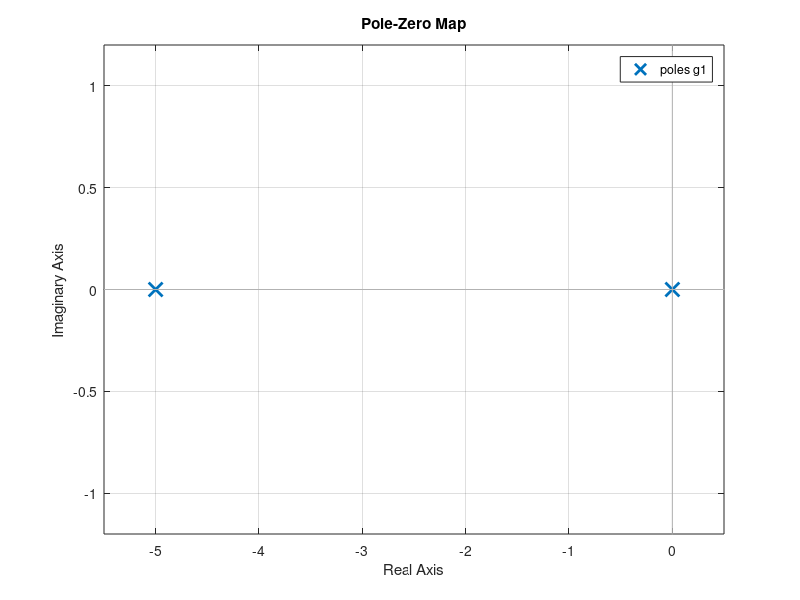
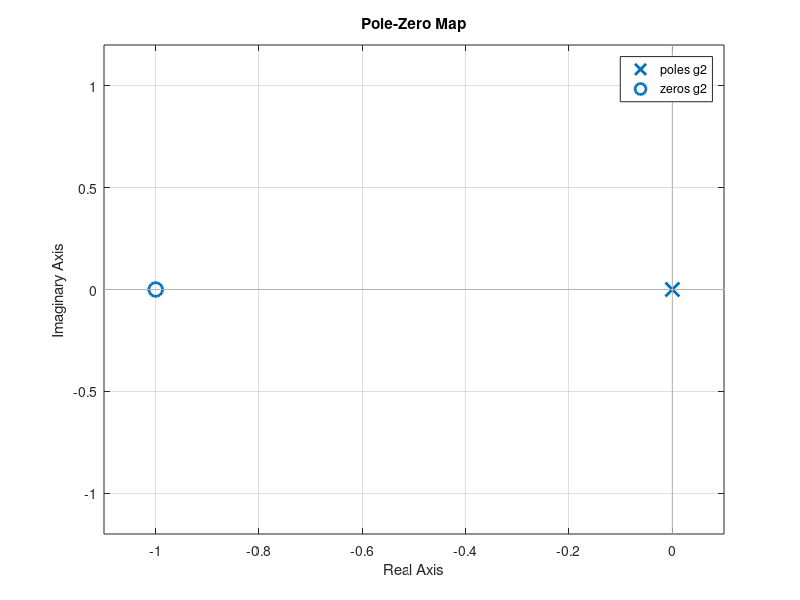

The MATLAB script that drew these images, in order:
clc,
num = [10];
den = [1 5 0 ];
g1 = tf(num,den)

num1 = [1 1];
den1 = [1 0];

g2 = tf(num1,den1)
sel = series(g1,g2)
pel = parallel(g1,g2)

pfeb = feedback(g1,g2,1)
nfeb = feedback(g1,g2,-1)
nfeed = feedback(g1,g2)
unityfeedback = feedback(g1,1)
[p,z] = pzmap(g1)
pzmap(g1)

[p,z] = pzmap(g2)
figure;
pzmap(g2)



